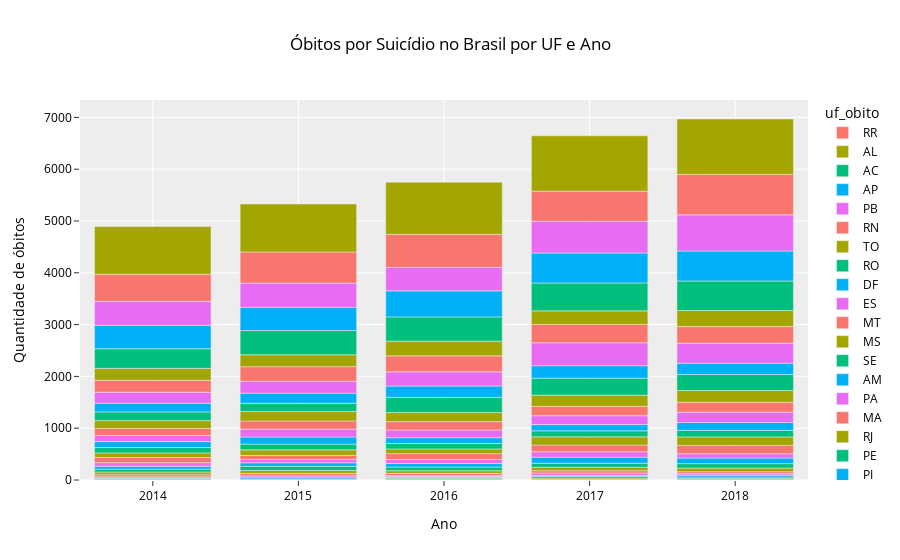

Notebook code cell kept with this figure:
### Code cell
# Cria o gráfico de linha
fig = px.bar(
    df_uf_ano,
    x="ano_obito",
    y="qtd_obitos",
    color="uf_obito",
    title="Óbitos por Suicídio no Brasil por UF e Ano",
    template="ggplot2",
)

# nomeando os eixos
fig.update_layout(
    xaxis_title="Ano",
    yaxis_title="Quantidade de óbitos",
    font=dict(size=12, color="#000000"),
)


fig.show()

### Figure 1 — Plotly figure (JSON) as saved in the notebook; plotly's stock layout.template omitted (floating-point values rounded to 4 significant figures)
{"data": [{"alignmentgroup": "True", "hovertemplate": "uf_obito=RR<br>ano_obito=%{x}<br>qtd_obitos=%{y}<extra></extra>", "legendgroup": "RR", "marker": {"color": "#F8766D", "pattern": {"shape": ""}}, "name": "RR", "offsetgroup": "RR", "orientation": "v", "showlegend": true, "textposition": "auto", "type": "bar", "x": [2015, 2014, 2018, 2017, 2016], "xaxis": "x", "y": [1, 1, 7, 12, 12], "yaxis": "y"}, {"alignmentgroup": "True", "hovertemplate": "uf_obito=AL<br>ano_obito=%{x}<br>qtd_obitos=%{y}<extra></extra>", "legendgroup": "AL", "marker": {"color": "#A3A500", "pattern": {"shape": ""}}, "name": "AL", "offsetgroup": "AL", "orientation": "v", "showlegend": true, "textposition": "auto", "type": "bar", "x": [2015, 2014, 2016, 2018, 2017], "xaxis": "x", "y": [6, 7, 18, 20, 26], "yaxis": "y"}, {"alignmentgroup": "True", "hovertemplate": "uf_obito=AC<br>ano_obito=%{x}<br>qtd_obitos=%{y}<extra></extra>", "legendgroup": "AC", "marker": {"color": "#00BF7D", "pattern": {"shape": ""}}, "name": "AC", "offsetgroup": "AC", "orientation": "v", "showlegend": true, "textposition": "auto", "type": "bar", "x": [2015, 2014, 2016, 2018, 2017], "xaxis": "x", "y": [9, 20, 21, 30, 30], "yaxis": "y"}, {"alignmentgroup": "True", "hovertemplate": "uf_obito=AP<br>ano_obito=%{x}<br>qtd_obitos=%{y}<extra></extra>", "legendgroup": "AP", "marker": {"color": "#00B0F6", "pattern": {"shape": ""}}, "name": "AP", "offsetgroup": "AP", "orientation": "v", "showlegend": true, "textposition": "auto", "type": "bar", "x": [2014, 2016, 2017, 2015, 2018], "xaxis": "x", "y": [13, 15, 23, 26, 36], "yaxis": "y"}, {"alignmentgroup": "True", "hovertemplate": "uf_obito=PB<br>ano_obito=%{x}<br>qtd_obitos=%{y}<extra></extra>", "legendgroup": "PB", "marker": {"color": "#E76BF3", "pattern": {"shape": ""}}, "name": "PB", "offsetgroup": "PB", "orientation": "v", "showlegend": true, "textposition": "auto", "type": "bar", "x": [2016, 2014, 2018, 2015, 2017], "xaxis": "x", "y": [19, 22, 27, 38, 45], "yaxis": "y"}, {"alignmentgroup": "True", "hovertemplate": "uf_obito=RN<br>ano_obito=%{x}<br>qtd_obitos=%{y}<extra></extra>", "legendgroup": "RN", "marker": {"color": "#F8766D", "pattern": {"shape": ""}}, "name": "RN", "offsetgroup": "RN", "orientation": "v", "showlegend": true, "textposition": "auto", "type": "bar", "x": [2018, 2014, 2016, 2017, 2015], "xaxis": "x", "y": [40, 40, 42, 44, 45], "yaxis": "y"}, {"alignmentgroup": "True", "hovertemplate": "uf_obito=TO<br>ano_obito=%{x}<br>qtd_obitos=%{y}<extra></extra>", "legendgroup": "TO", "marker": {"color": "#A3A500", "pattern": {"shape": ""}}, "name": "TO", "offsetgroup": "TO", "orientation": "v", "showlegend": true, "textposition": "auto", "type": "bar", "x": [2014, 2016, 2015, 2017, 2018], "xaxis": "x", "y": [52, 52, 59, 66, 70], "yaxis": "y"}, {"alignmentgroup": "True", "hovertemplate": "uf_obito=RO<br>ano_obito=%{x}<br>qtd_obitos=%{y}<extra></extra>", "legendgroup": "RO", "marker": {"color": "#00BF7D", "pattern": {"shape": ""}}, "name": "RO", "offsetgroup": "RO", "orientation": "v", "showlegend": true, "textposition": "auto", "type": "bar", "x": [2014, 2016, 2017, 2015, 2018], "xaxis": "x", "y": [55, 71, 78, 82, 86], "yaxis": "y"}, {"alignmentgroup": "True", "hovertemplate": "uf_obito=DF<br>ano_obito=%{x}<br>qtd_obitos=%{y}<extra></extra>", "legendgroup": "DF", "marker": {"color": "#00B0F6", "pattern": {"shape": ""}}, "name": "DF", "offsetgroup": "DF", "orientation": "v", "showlegend": true, "textposition": "auto", "type": "bar", "x": [2014, 2015, 2016, 2018, 2017], "xaxis": "x", "y": [57, 66, 68, 109, 117], "yaxis": "y"}, {"alignmentgroup": "True", "hovertemplate": "uf_obito=ES<br>ano_obito=%{x}<br>qtd_obitos=%{y}<extra></extra>", "legendgroup": "ES", "marker": {"color": "#E76BF3", "pattern": {"shape": ""}}, "name": "ES", "offsetgroup": "ES", "orientation": "v", "showlegend": true, "textposition": "auto", "type": "bar", "x": [2015, 2014, 2016, 2018, 2017], "xaxis": "x", "y": [66, 68, 79, 82, 105], "yaxis": "y"}, {"alignmentgroup": "True", "hovertemplate": "uf_obito=MT<br>ano_obito=%{x}<br>qtd_obitos=%{y}<extra></extra>", "legendgroup": "MT", "marker": {"color": "#F8766D", "pattern": {"shape": ""}}, "name": "MT", "offsetgroup": "MT", "orientation": "v", "showlegend": true, "textposition": "auto", "type": "bar", "x": [2015, 2014, 2016, 2017, 2018], "xaxis": "x", "y": [78, 100, 112, 130, 161], "yaxis": "y"}, {"alignmentgroup": "True", "hovertemplate": "uf_obito=MS<br>ano_obito=%{x}<br>qtd_obitos=%{y}<extra></extra>", "legendgroup": "MS", "marker": {"color": "#A3A500", "pattern": {"shape": ""}}, "name": "MS", "offsetgroup": "MS", "orientation": "v", "showlegend": true, "textposition": "auto", "type": "bar", "x": [2014, 2016, 2015, 2017, 2018], "xaxis": "x", "y": [88, 91, 106, 157, 164], "yaxis": "y"}, {"alignmentgroup": "True", "hovertemplate": "uf_obito=SE<br>ano_obito=%{x}<br>qtd_obitos=%{y}<extra></extra>", "legendgroup": "SE", "marker": {"color": "#00BF7D", "pattern": {"shape": ""}}, "name": "SE", "offsetgroup": "SE", "orientation": "v", "showlegend": true, "textposition": "auto", "type": "bar", "x": [2014, 2016, 2015, 2017, 2018], "xaxis": "x", "y": [103, 104, 111, 116, 126], "yaxis": "y"}, {"alignmentgroup": "True", "hovertemplate": "uf_obito=AM<br>ano_obito=%{x}<br>qtd_obitos=%{y}<extra></extra>", "legendgroup": "AM", "marker": {"color": "#00B0F6", "pattern": {"shape": ""}}, "name": "AM", "offsetgroup": "AM", "orientation": "v", "showlegend": true, "textposition": "auto", "type": "bar", "x": [2016, 2014, 2017, 2015, 2018], "xaxis": "x", "y": [113, 115, 120, 138, 152], "yaxis": "y"}, {"alignmentgroup": "True", "hovertemplate": "uf_obito=PA<br>ano_obito=%{x}<br>qtd_obitos=%{y}<extra></extra>", "legendgroup": "PA", "marker": {"color": "#E76BF3", "pattern": {"shape": ""}}, "name": "PA", "offsetgroup": "PA", "orientation": "v", "showlegend": true, "textposition": "auto", "type": "bar", "x": [2014, 2016, 2015, 2017, 2018], "xaxis": "x", "y": [118, 149, 151, 172, 198], "yaxis": "y"}, {"alignmentgroup": "True", "hovertemplate": "uf_obito=MA<br>ano_obito=%{x}<br>qtd_obitos=%{y}<extra></extra>", "legendgroup": "MA", "marker": {"color": "#F8766D", "pattern": {"shape": ""}}, "name": "MA", "offsetgroup": "MA", "orientation": "v", "showlegend": true, "textposition": "auto", "type": "bar", "x": [2014, 2015, 2016, 2017, 2018], "xaxis": "x", "y": [134, 159, 161, 181, 194], "yaxis": "y"}, {"alignmentgroup": "True", "hovertemplate": "uf_obito=RJ<br>ano_obito=%{x}<br>qtd_obitos=%{y}<extra></extra>", "legendgroup": "RJ", "marker": {"color": "#A3A500", "pattern": {"shape": ""}}, "name": "RJ", "offsetgroup": "RJ", "orientation": "v", "showlegend": true, "textposition": "auto", "type": "bar", "x": [2014, 2016, 2015, 2017, 2018], "xaxis": "x", "y": [154, 175, 181, 216, 226], "yaxis": "y"}, {"alignmentgroup": "True", "hovertemplate": "uf_obito=PE<br>ano_obito=%{x}<br>qtd_obitos=%{y}<extra></extra>", "legendgroup": "PE", "marker": {"color": "#00BF7D", "pattern": {"shape": ""}}, "name": "PE", "offsetgroup": "PE", "orientation": "v", "showlegend": true, "textposition": "auto", "type": "bar", "x": [2015, 2014, 2016, 2018, 2017], "xaxis": "x", "y": [160, 168, 295, 310, 328], "yaxis": "y"}, {"alignmentgroup": "True", "hovertemplate": "uf_obito=PI<br>ano_obito=%{x}<br>qtd_obitos=%{y}<extra></extra>", "legendgroup": "PI", "marker": {"color": "#00B0F6", "pattern": {"shape": ""}}, "name": "PI", "offsetgroup": "PI", "orientation": "v", "showlegend": true, "textposition": "auto", "type": "bar", "x": [2014, 2015, 2018, 2016, 2017], "xaxis": "x", "y": [166, 194, 216, 217, 241], "yaxis": "y"}, {"alignmentgroup": "True", "hovertemplate": "uf_obito=CE<br>ano_obito=%{x}<br>qtd_obitos=%{y}<extra></extra>", "legendgroup": "CE", "marker": {"color": "#E76BF3", "pattern": {"shape": ""}}, "name": "CE", "offsetgroup": "CE", "orientation": "v", "showlegend": true, "textposition": "auto", "type": "bar", "x": [2014, 2015, 2016, 2018, 2017], "xaxis": "x", "y": [213, 230, 274, 388, 442], "yaxis": "y"}, {"alignmentgroup": "True", "hovertemplate": "uf_obito=BA<br>ano_obito=%{x}<br>qtd_obitos=%{y}<extra></extra>", "legendgroup": "BA", "marker": {"color": "#F8766D", "pattern": {"shape": ""}}, "name": "BA", "offsetgroup": "BA", "orientation": "v", "showlegend": true, "textposition": "auto", "type": "bar", "x": [2014, 2015, 2016, 2018, 2017], "xaxis": "x", "y": [230, 282, 309, 320, 355], "yaxis": "y"}, {"alignmentgroup": "True", "hovertemplate": "uf_obito=GO<br>ano_obito=%{x}<br>qtd_obitos=%{y}<extra></extra>", "legendgroup": "GO", "marker": {"color": "#A3A500", "pattern": {"shape": ""}}, "name": "GO", "offsetgroup": "GO", "orientation": "v", "showlegend": true, "textposition": "auto", "type": "bar", "x": [2015, 2014, 2017, 2016, 2018], "xaxis": "x", "y": [230, 232, 261, 283, 310], "yaxis": "y"}, {"alignmentgroup": "True", "hovertemplate": "uf_obito=SC<br>ano_obito=%{x}<br>qtd_obitos=%{y}<extra></extra>", "legendgroup": "SC", "marker": {"color": "#00BF7D", "pattern": {"shape": ""}}, "name": "SC", "offsetgroup": "SC", "orientation": "v", "showlegend": true, "textposition": "auto", "type": "bar", "x": [2014, 2015, 2016, 2017, 2018], "xaxis": "x", "y": [378, 467, 469, 539, 570], "yaxis": "y"}, {"alignmentgroup": "True", "hovertemplate": "uf_obito=RS<br>ano_obito=%{x}<br>qtd_obitos=%{y}<extra></extra>", "legendgroup": "RS", "marker": {"color": "#00B0F6", "pattern": {"shape": ""}}, "name": "RS", "offsetgroup": "RS", "orientation": "v", "showlegend": true, "textposition": "auto", "type": "bar", "x": [2015, 2014, 2016, 2017, 2018], "xaxis": "x", "y": [447, 453, 503, 578, 579], "yaxis": "y"}, {"alignmentgroup": "True", "hovertemplate": "uf_obito=MG<br>ano_obito=%{x}<br>qtd_obitos=%{y}<extra></extra>", "legendgroup": "MG", "marker": {"color": "#E76BF3", "pattern": {"shape": ""}}, "name": "MG", "offsetgroup": "MG", "orientation": "v", "showlegend": true, "textposition": "auto", "type": "bar", "x": [2016, 2014, 2015, 2017, 2018], "xaxis": "x", "y": [453, 462, 469, 613, 698], "yaxis": "y"}, {"alignmentgroup": "True", "hovertemplate": "uf_obito=PR<br>ano_obito=%{x}<br>qtd_obitos=%{y}<extra></extra>", "legendgroup": "PR", "marker": {"color": "#F8766D", "pattern": {"shape": ""}}, "name": "PR", "offsetgroup": "PR", "orientation": "v", "showlegend": true, "textposition": "auto", "type": "bar", "x": [2014, 2017, 2015, 2016, 2018], "xaxis": "x", "y": [524, 581, 601, 637, 781], "yaxis": "y"}, {"alignmentgroup": "True", "hovertemplate": "uf_obito=SP<br>ano_obito=%{x}<br>qtd_obitos=%{y}<extra></extra>", "legendgroup": "SP", "marker": {"color": "#A3A500", "pattern": {"shape": ""}}, "name": "SP", "offsetgroup": "SP", "orientation": "v", "showlegend": true, "textposition": "auto", "type": "bar", "x": [2014, 2015, 2016, 2017, 2018], "xaxis": "x", "y": [920, 926, 1007, 1068, 1069], "yaxis": "y"}], "layout": {"barmode": "relative", "font": {"color": "#000000", "size": 12}, "legend": {"title": {"text": "uf_obito"}, "tracegroupgap": 0}, "title": {"text": "Óbitos por Suicídio no Brasil por UF e Ano"}, "xaxis": {"anchor": "y", "domain": [0, 1], "title": {"text": "Ano"}}, "yaxis": {"anchor": "x", "domain": [0, 1], "title": {"text": "Quantidade de óbitos"}}}}
